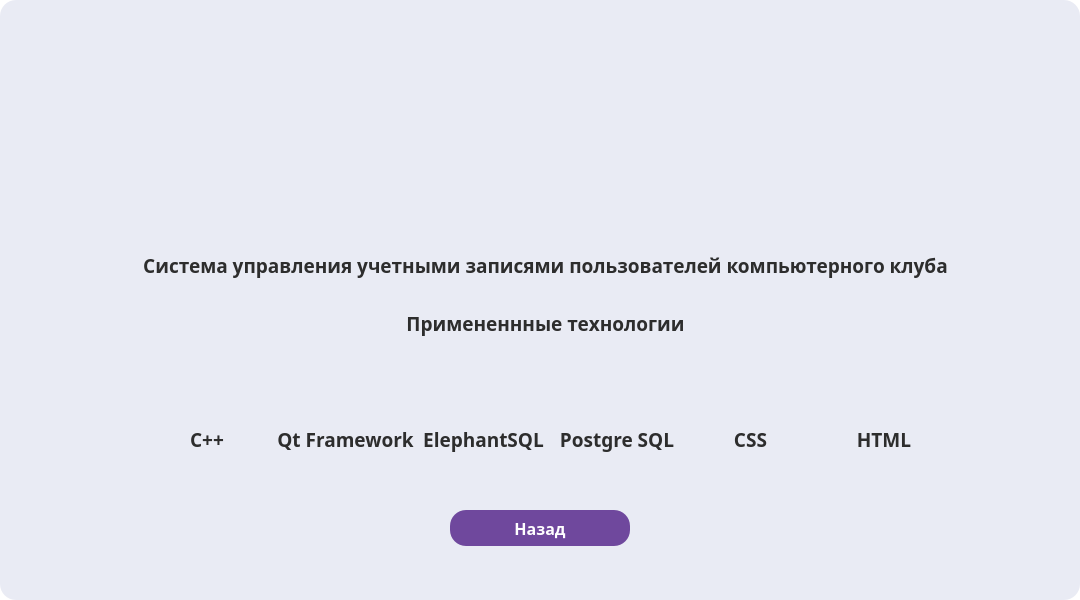
<?xml version="1.0" encoding="UTF-8"?>
<ui version="4.0">
 <class>TechUsed</class>
 <widget class="QWidget" name="TechUsed">
  <property name="geometry">
   <rect>
    <x>0</x>
    <y>0</y>
    <width>1080</width>
    <height>600</height>
   </rect>
  </property>
  <property name="windowTitle">
   <string>Form</string>
  </property>
  <property name="styleSheet">
   <string notr="true">#TechUsed
{
	background-color: rgb(255, 255, 255);
	border-radius: 16px
}</string>
  </property>
  <widget class="QPushButton" name="pushButton">
   <property name="enabled">
    <bool>true</bool>
   </property>
   <property name="geometry">
    <rect>
     <x>450</x>
     <y>510</y>
     <width>180</width>
     <height>36</height>
    </rect>
   </property>
   <property name="maximumSize">
    <size>
     <width>180</width>
     <height>36</height>
    </size>
   </property>
   <property name="font">
    <font>
     <family>Segoe UI Black</family>
     <pointsize>12</pointsize>
     <bold>true</bold>
    </font>
   </property>
   <property name="cursor">
    <cursorShape>PointingHandCursor</cursorShape>
   </property>
   <property name="styleSheet">
    <string notr="true">#pushButton
{
	border:none;
	background:#fffffff;
	background-color: rgb(111, 72, 157);
	color:white;
	border-radius:16px;
}

#pushButton:hover

{
	border:2px solid #ffffff;
	background:#ffffff;
	background-color: #ffffff;
	color:rgb(111, 72, 157);
	border-radius:16px;
border-color: rgb(111, 72, 157);
}</string>
   </property>
   <property name="text">
    <string>Назад</string>
   </property>
  </widget>
  <widget class="QLabel" name="label_6">
   <property name="geometry">
    <rect>
     <x>407</x>
     <y>20</y>
     <width>271</width>
     <height>211</height>
    </rect>
   </property>
   <property name="maximumSize">
    <size>
     <width>280</width>
     <height>220</height>
    </size>
   </property>
   <property name="text">
    <string/>
   </property>
   <property name="pixmap">
    <pixmap resource="resources.qrc">:/Imagine/imagine/Logo.png</pixmap>
   </property>
   <property name="scaledContents">
    <bool>true</bool>
   </property>
  </widget>
  <widget class="QWidget" name="layoutWidget">
   <property name="geometry">
    <rect>
     <x>0</x>
     <y>240</y>
     <width>1092</width>
     <height>226</height>
    </rect>
   </property>
   <layout class="QHBoxLayout" name="horizontalLayout_2">
    <item>
     <spacer name="horizontalSpacer">
      <property name="orientation">
       <enum>Qt::Horizontal</enum>
      </property>
      <property name="sizeHint" stdset="0">
       <size>
        <width>153</width>
        <height>20</height>
       </size>
      </property>
     </spacer>
    </item>
    <item>
     <layout class="QVBoxLayout" name="verticalLayout_8">
      <property name="spacing">
       <number>6</number>
      </property>
      <item>
       <layout class="QVBoxLayout" name="verticalLayout_7">
        <item>
         <widget class="QLabel" name="label_14">
          <property name="font">
           <font>
            <family>Segoe UI Black</family>
            <pointsize>14</pointsize>
            <bold>true</bold>
           </font>
          </property>
          <property name="text">
           <string>&lt;!DOCTYPE HTML PUBLIC &quot;-//W3C//DTD HTML 4.0//EN&quot; &quot;http://www.w3.org/TR/REC-html40/strict.dtd&quot;&gt;
&lt;html&gt;&lt;head&gt;&lt;meta name=&quot;qrichtext&quot; content=&quot;1&quot; /&gt;&lt;meta charset=&quot;utf-8&quot; /&gt;&lt;style type=&quot;text/css&quot;&gt;
p, li { white-space: pre-wrap; }
hr { height: 1px; border-width: 0; }
li.unchecked::marker { content: &quot;\2610&quot;; }
li.checked::marker { content: &quot;\2612&quot;; }
&lt;/style&gt;&lt;/head&gt;&lt;body style=&quot; font-family:'Segoe UI Black'; font-size:14pt; font-weight:700; font-style:normal;&quot;&gt;
&lt;p align=&quot;center&quot; style=&quot; margin-top:12px; margin-bottom:12px; margin-left:0px; margin-right:0px; -qt-block-indent:0; text-indent:0px;&quot;&gt;&lt;span style=&quot; color:#2d2d2d;&quot;&gt;Система управления учетными записями пользователей компьютерного клуба&lt;/span&gt;&lt;/p&gt;&lt;/body&gt;&lt;/html&gt;</string>
          </property>
         </widget>
        </item>
        <item>
         <widget class="QLabel" name="label_15">
          <property name="font">
           <font>
            <family>Segoe UI Black</family>
            <pointsize>14</pointsize>
            <bold>true</bold>
           </font>
          </property>
          <property name="text">
           <string>&lt;html&gt;&lt;head/&gt;&lt;body&gt;&lt;p align=&quot;center&quot;&gt;&lt;span style=&quot; color:#2d2d2d;&quot;&gt;Примененнные технологии&lt;/span&gt;&lt;/p&gt;&lt;/body&gt;&lt;/html&gt;</string>
          </property>
         </widget>
        </item>
       </layout>
      </item>
      <item>
       <layout class="QHBoxLayout" name="horizontalLayout">
        <item>
         <layout class="QVBoxLayout" name="verticalLayout">
          <item>
           <widget class="QLabel" name="label_2">
            <property name="text">
             <string/>
            </property>
            <property name="pixmap">
             <pixmap resource="resources.qrc">:/Imagine/imagine/cpp.png</pixmap>
            </property>
           </widget>
          </item>
          <item>
           <widget class="QLabel" name="label_9">
            <property name="font">
             <font>
              <family>Segoe UI Black</family>
              <pointsize>14</pointsize>
              <italic>false</italic>
              <bold>true</bold>
              <underline>false</underline>
             </font>
            </property>
            <property name="text">
             <string>&lt;html&gt;&lt;head/&gt;&lt;body&gt;&lt;p align=&quot;center&quot;&gt;&lt;span style=&quot; color:#2d2d2d;&quot;&gt;C++&lt;/span&gt;&lt;/p&gt;&lt;/body&gt;&lt;/html&gt;</string>
            </property>
           </widget>
          </item>
         </layout>
        </item>
        <item>
         <layout class="QVBoxLayout" name="verticalLayout_2">
          <item>
           <widget class="QLabel" name="label_4">
            <property name="text">
             <string/>
            </property>
            <property name="pixmap">
             <pixmap resource="resources.qrc">:/Imagine/imagine/qt.png</pixmap>
            </property>
           </widget>
          </item>
          <item>
           <widget class="QLabel" name="label_10">
            <property name="font">
             <font>
              <family>Segoe UI Black</family>
              <pointsize>14</pointsize>
              <italic>false</italic>
              <bold>true</bold>
              <underline>false</underline>
             </font>
            </property>
            <property name="text">
             <string>&lt;html&gt;&lt;head/&gt;&lt;body&gt;&lt;p align=&quot;center&quot;&gt;&lt;span style=&quot; color:#2d2d2d;&quot;&gt;Qt Framework&lt;/span&gt;&lt;/p&gt;&lt;/body&gt;&lt;/html&gt;</string>
            </property>
           </widget>
          </item>
         </layout>
        </item>
        <item>
         <layout class="QVBoxLayout" name="verticalLayout_3">
          <item>
           <widget class="QLabel" name="label_7">
            <property name="text">
             <string/>
            </property>
            <property name="pixmap">
             <pixmap resource="resources.qrc">:/Imagine/imagine/elephantsql.png</pixmap>
            </property>
            <property name="scaledContents">
             <bool>true</bool>
            </property>
           </widget>
          </item>
          <item>
           <widget class="QLabel" name="label_11">
            <property name="font">
             <font>
              <family>Segoe UI Black</family>
              <pointsize>14</pointsize>
              <italic>false</italic>
              <bold>true</bold>
              <underline>false</underline>
             </font>
            </property>
            <property name="text">
             <string>&lt;html&gt;&lt;head/&gt;&lt;body&gt;&lt;p align=&quot;center&quot;&gt;&lt;span style=&quot; color:#2d2d2d;&quot;&gt;ElephantSQL&lt;/span&gt;&lt;/p&gt;&lt;/body&gt;&lt;/html&gt;</string>
            </property>
           </widget>
          </item>
         </layout>
        </item>
        <item>
         <layout class="QVBoxLayout" name="verticalLayout_4">
          <item>
           <widget class="QLabel" name="label_16">
            <property name="text">
             <string/>
            </property>
            <property name="pixmap">
             <pixmap resource="resources.qrc">:/Imagine/imagine/pgsql.png</pixmap>
            </property>
           </widget>
          </item>
          <item>
           <widget class="QLabel" name="label_17">
            <property name="font">
             <font>
              <family>Segoe UI Black</family>
              <pointsize>14</pointsize>
              <italic>false</italic>
              <bold>true</bold>
              <underline>false</underline>
             </font>
            </property>
            <property name="styleSheet">
             <string notr="true">color: rgb(45, 45, 45);</string>
            </property>
            <property name="text">
             <string>&lt;html&gt;&lt;head/&gt;&lt;body&gt;&lt;p align=&quot;center&quot;&gt;&lt;span style=&quot; color:#2d2d2d;&quot;&gt;Postgre SQL&lt;/span&gt;&lt;/p&gt;&lt;/body&gt;&lt;/html&gt;</string>
            </property>
           </widget>
          </item>
         </layout>
        </item>
        <item>
         <layout class="QVBoxLayout" name="verticalLayout_5">
          <item>
           <widget class="QLabel" name="label_8">
            <property name="text">
             <string/>
            </property>
            <property name="pixmap">
             <pixmap resource="resources.qrc">:/Imagine/imagine/css.png</pixmap>
            </property>
           </widget>
          </item>
          <item>
           <widget class="QLabel" name="label_13">
            <property name="font">
             <font>
              <family>Segoe UI Black</family>
              <pointsize>14</pointsize>
              <italic>false</italic>
              <bold>true</bold>
              <underline>false</underline>
             </font>
            </property>
            <property name="text">
             <string>&lt;html&gt;&lt;head/&gt;&lt;body&gt;&lt;p align=&quot;center&quot;&gt;&lt;span style=&quot; color:#2d2d2d;&quot;&gt;CSS&lt;/span&gt;&lt;/p&gt;&lt;/body&gt;&lt;/html&gt;</string>
            </property>
           </widget>
          </item>
         </layout>
        </item>
        <item>
         <layout class="QVBoxLayout" name="verticalLayout_6">
          <item>
           <widget class="QLabel" name="label_5">
            <property name="text">
             <string/>
            </property>
            <property name="pixmap">
             <pixmap resource="resources.qrc">:/Imagine/imagine/html.png</pixmap>
            </property>
           </widget>
          </item>
          <item>
           <widget class="QLabel" name="label_12">
            <property name="font">
             <font>
              <family>Segoe UI Black</family>
              <pointsize>14</pointsize>
              <italic>false</italic>
              <bold>true</bold>
              <underline>false</underline>
             </font>
            </property>
            <property name="text">
             <string>&lt;html&gt;&lt;head/&gt;&lt;body&gt;&lt;p align=&quot;center&quot;&gt;&lt;span style=&quot; color:#2d2d2d;&quot;&gt;HTML&lt;/span&gt;&lt;/p&gt;&lt;/body&gt;&lt;/html&gt;</string>
            </property>
           </widget>
          </item>
         </layout>
        </item>
       </layout>
      </item>
     </layout>
    </item>
    <item>
     <spacer name="horizontalSpacer_2">
      <property name="orientation">
       <enum>Qt::Horizontal</enum>
      </property>
      <property name="sizeHint" stdset="0">
       <size>
        <width>153</width>
        <height>17</height>
       </size>
      </property>
     </spacer>
    </item>
   </layout>
  </widget>
  <widget class="QLabel" name="label">
   <property name="geometry">
    <rect>
     <x>0</x>
     <y>0</y>
     <width>1080</width>
     <height>600</height>
    </rect>
   </property>
   <property name="styleSheet">
    <string notr="true">#label
{
	background-color: rgb(233, 235, 244);
	border-radius: 16px;
}</string>
   </property>
   <property name="text">
    <string/>
   </property>
   <property name="pixmap">
    <pixmap resource="resources.qrc">:/Imagine/imagine/backtop2.png</pixmap>
   </property>
  </widget>
  <zorder>label</zorder>
  <zorder>layoutWidget</zorder>
  <zorder>label_6</zorder>
  <zorder>pushButton</zorder>
 </widget>
 <resources>
  <include location="resources.qrc"/>
 </resources>
 <connections/>
</ui>
